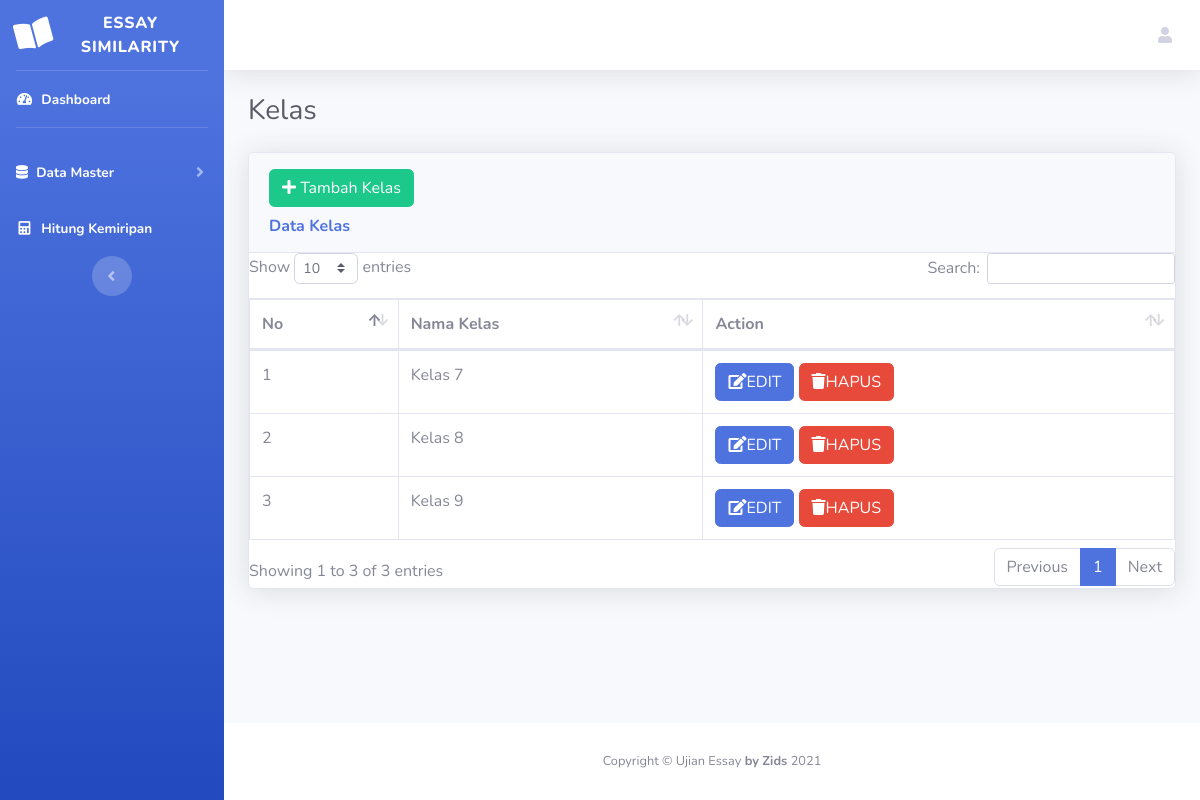
The app's page /kelas/kelas.php (signed in) with its own data.
### tables this page shows
CREATE TABLE `kelas` (
  `id_kelas` int(10) NOT NULL,
  `nama_kelas` varchar(50) NOT NULL
);

### kelas/kelas.php (the view)
<?php include("../koneksi/koneksi.php") ?>
<?php include("../head.php") ?>
<?php include("../body.php") ?>
<div class="container-fluid">
    <h1 class="h3 mb-4 text-gray-800">Kelas</h1>
    <div class="card shadow mb-4">
        <div class="card-header py-3">
            <a href="tambahkelas.php"><button type="button" class="btn btn-success" style="margin-bottom: 10px;">
                    <i class="fa fa-plus"></i> Tambah Kelas</button></a>
            <h6 class="m-0 font-weight-bold text-primary">Data Kelas</h6>
        </div>
        <div class="table-responsive">
            <table class="table table-bordered" id="dataTable" width="100%" cellspacing="0">
                <thead>
                    <tr>
                        <th>No</th>
                        <th>Nama Kelas</th>
                        <th>Action</th>
                    </tr>
                </thead>
                <tbody>
                    <?php
                    $no = 1;
                    $data = mysqli_query($db, "select * from kelas");
                    while ($d = mysqli_fetch_array($data)) {
                    ?>
                        <tr>
                            <td><?php echo $no++; ?></td>
                            <td><?php echo $d['nama_kelas']; ?></td>
                            <td>
                                <a href="editkelas.php?id_kelas=<?php echo $d['id_kelas']; ?>" class="btn btn-primary modal_edit">
                                    <i class="fa fa-edit"></i>EDIT</a>
                                <a href="hapuskelas.php?id_kelas=<?php echo $d['id_kelas']; ?>" onclick="javascript: return confirm('Anda yakin hapus ?')" class="btn btn-danger modal_delete">
                                    <i class="fa fa-trash"></i>HAPUS</a>
                            </td>
                        </tr>
                    <?php } ?>
                </tbody>
            </table>
        </div>
    </div>
</div>
<?php include("../foot.php") ?>

### records on screen
kelas: nama_kelas "Kelas 7"
kelas: nama_kelas "Kelas 8"
kelas: nama_kelas "Kelas 9"
